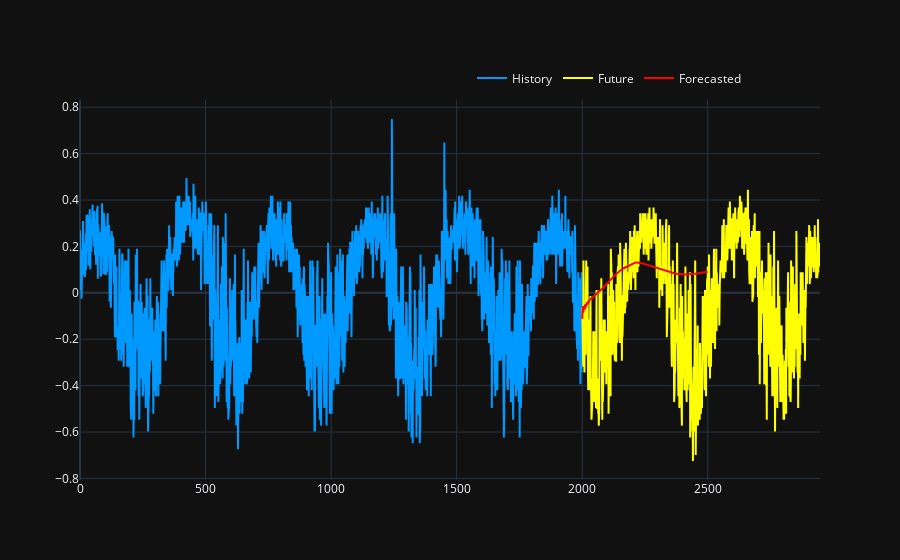

Notebook source saved alongside this figure:
### Code cell
with torch.no_grad():
    model.eval()
    src = train_serie[-block_size:]
    h_len = len(src)
    src = to_sample(src)
    for i in range(500):
        # src_mask = nn.Transformer.generate_square_subsequent_mask(block_size).to('cuda')
        y = model(src[:, -block_size:, :])[:,-1:, :]
        src = torch.concat((src, y), dim=1)
    pred_y = src[:,h_len:,:].squeeze().cpu().numpy()

plot_predictions(train_serie,test_serie, pred_y)
    # plot_predictions(train_serie, test_serie, pred_y)

### Figure 1 — Plotly figure (JSON) as saved in the notebook; plotly's stock layout.template omitted (floating-point values rounded to 4 significant figures; data arrays with more than 128 entries replaced by an {"elided": "..."} marker saying what was removed)
{"data": [{"hovertemplate": "$%{y:.2f}", "line": {"color": "#0099ff"}, "mode": "lines", "name": "History", "type": "scatter", "x": {"elided": "2000 int values"}, "y": {"elided": "2000 float values"}}, {"hovertemplate": "$%{y:.2f}", "line": {"color": "yellow"}, "mode": "lines", "name": "Future", "type": "scatter", "x": {"elided": "948 int values"}, "y": {"elided": "948 float values"}}, {"hovertemplate": "$%{y:.2f}", "line": {"color": "red"}, "mode": "lines", "name": "Forecasted", "type": "scatter", "x": {"elided": "500 int values"}, "y": {"elided": "500 float values"}}], "layout": {"hovermode": "x unified", "legend": {"orientation": "h", "x": 0.9, "xanchor": "right", "y": 1.02, "yanchor": "bottom"}, "xaxis": {"rangeselector": {"font": {"color": "black"}}}, "yaxis": {"fixedrange": true}}}
